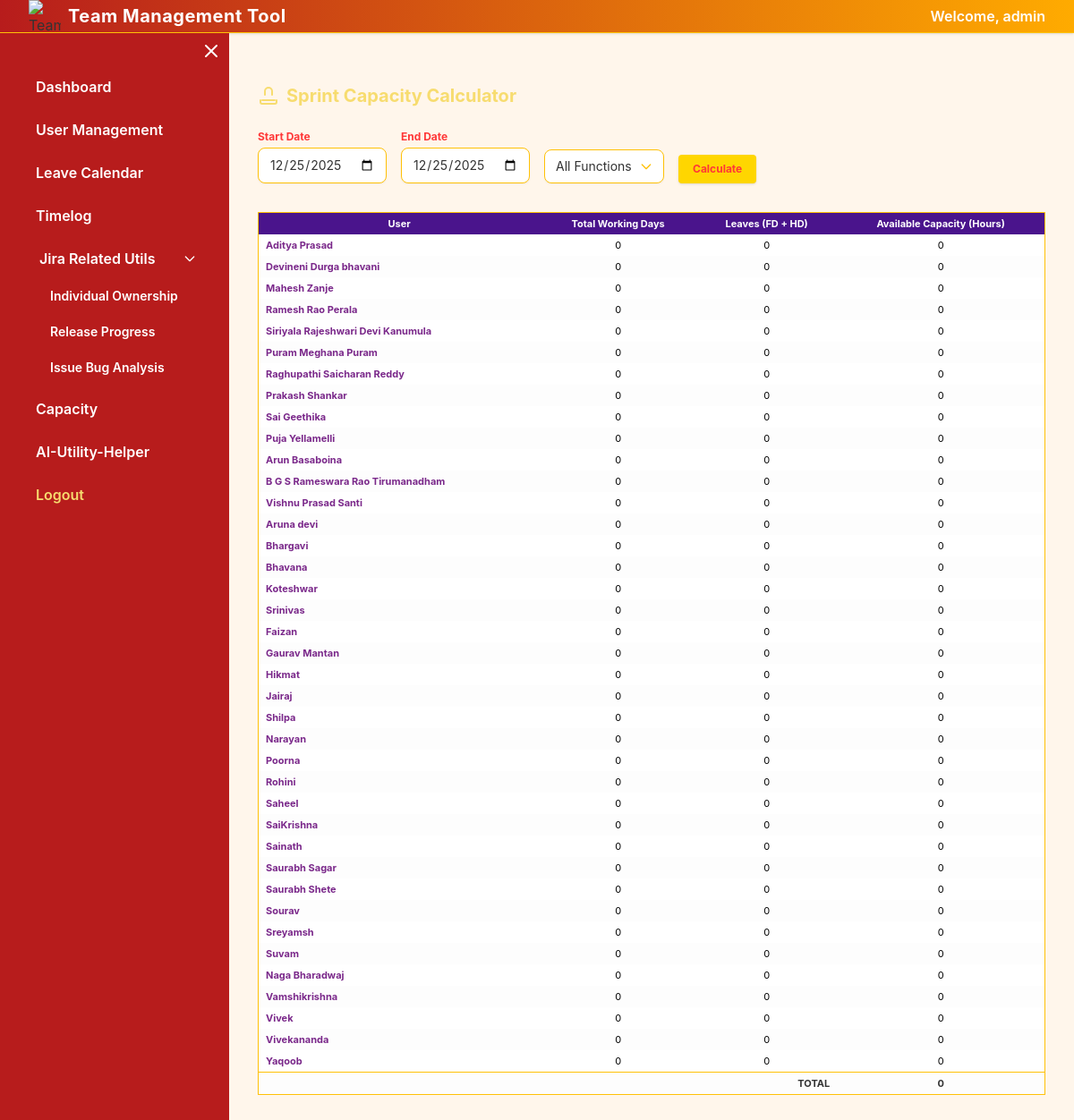
Screenshot of /sprint-capacity?start=2025-12-25&end=2025-12-25 (signed in) with the database file from the repository.
### app.py (models this page shows)
class User(db.Model):
    id = db.Column(db.Integer, primary_key=True)
    name = db.Column(db.String(100))
    email = db.Column(db.String(100))
    designation = db.Column(db.String(100))
    jira_account_id = db.Column(db.String(100))
    role = db.Column(db.String(50), default='Team Member')

### app.py (the view)
@app.route('/sprint-capacity', methods=['GET', 'POST'])
def sprint_capacity():
    users = User.query.all()
    start_date = request.form.get("start") or request.args.get("start")
    end_date = request.form.get("end") or request.args.get("end")
    selected_function = request.form.get("function") or request.args.get("function", "All")
    start = datetime.strptime(start_date, "%Y-%m-%d") if start_date else None
    end = datetime.strptime(end_date, "%Y-%m-%d") if end_date else None
    sprint_data = []
    total_capacity = 0
    if start and end and start <= end:
        holiday_dates = {h.date for h in Holiday.query.filter(
            Holiday.date >= start.date(), Holiday.date <= end.date()).all()
        }
        filtered_users = [u for u in users if selected_function == "All" or u.designation == selected_function]
        for user in filtered_users:
            working_days = [d for d in (start + timedelta(days=i) for i in range((end - start).days + 1))
                            if d.weekday() < 5 and d.date() not in holiday_dates]
            leaves = Leave.query.filter(
                Leave.user_id == user.id,
                Leave.start_date >= start.date(),
                Leave.start_date <= end.date()
            ).all()
            leave_sum = sum([1 if l.leave_type == 'FD' else 0.5 for l in leaves])
            leave_sum = min(leave_sum, len(working_days))
            available_hours = max(0, (len(working_days) - leave_sum) * 8)
            sprint_data.append({
                'user_name': user.name,
                'total_days': len(working_days),
                'leaves': leave_sum,
                'capacity_hours': available_hours
            })
            total_capacity += available_hours
    print("SPRINT DATA:", sprint_data)  # Debug print
    functions = sorted(set(u.designation for u in users if u.designation))
    return render_template("sprint_capacity.html", users=users, my_sprint_data=sprint_data,
                           total_capacity=total_capacity, start=start, end=end,
                           functions=functions, selected_function=selected_function)

### app.py (called while the page is built)
@app.before_request
def require_login():
    if 'logged_in' not in session and request.endpoint not in [
        'login', 'static', 'HelperQA_AI', 'generate_testcases', 'generate_testcases_auth',
        'timelog_today', 'users', 'export_users', 'export_timelog_links', 'mytimelogs',
        'user_timelog', 'HelperQA_AI', 'generate_testcases', 'get_jira_description',
        'analyseui', 'testcases_result', 'generate_testcases', 'generate_testcases_auth',
        'underlogged_days', 'jql_wip'  # <-- allow jql_wip without login
    ]:
        return redirect('/login')

### templates/sprint_capacity.html (shortened to what this page needs)
{% extends 'base.html' %}
{% block content %}
<h2 class="mb-6 text-xl font-bold text-upgradYellow flex items-center gap-2">
  <svg xmlns="http://www.w3.org/2000/svg" class="inline w-6 h-6 text-upgradYellow" fill="none" viewBox="0 0 24 24" stroke="currentColor"><path stroke-linecap="round" stroke-linejoin="round" stroke-width="2" d="M3 17v2a2 2 0 002 2h14a2 2 0 002-2v-2M16 11V7a4 4 0 10-8 0v4M5 17h14" /></svg>
  Sprint Capacity Calculator
</h2>
<form method="GET" class="mb-6 flex flex-wrap gap-4 items-end">
  <div>
    <label class="block text-xs font-bold text-upgradRed mb-1">Start Date</label>
    <input type="date" name="start" class="block w-36 rounded-lg border border-upgradAccent bg-white px-3 py-2 text-sm shadow-sm focus:border-upgradRed focus:ring-2 focus:ring-upgradYellow focus:outline-none transition-all duration-150" value="{{ start.strftime('%Y-%m-%d') if start else '' }}" required>
  </div>
  <div>
    <label class="block text-xs font-bold text-upgradRed mb-1">End Date</label>
    <input type="date" name="end" class="block w-36 rounded-lg border border-upgradAccent bg-white px-3 py-2 text-sm shadow-sm focus:border-upgradRed focus:ring-2 focus:ring-upgradYellow focus:outline-none transition-all duration-150" value="{{ end.strftime('%Y-%m-%d') if end else '' }}" required>
  </div>
  <div class="relative">
    <select name="function" class="block w-full rounded-lg border border-upgradAccent bg-white px-3 py-2 text-sm shadow-sm focus:border-upgradRed focus:ring-2 focus:ring-upgradYellow focus:outline-none transition-all duration-150 appearance-none pr-8">
      <option value="All" {% if selected_function == 'All' %}selected{% endif %}>All Functions</option>
    </select>
    <span class="pointer-events-none absolute right-3 top-1/2 transform -translate-y-1/2 text-upgradAccent">
    </span>
  </div>
  <div>
    <button type="submit" class="px-4 py-2 bg-upgradYellow hover:bg-upgradAccent text-upgradRed text-xs font-bold rounded shadow">Calculate</button>
  </div>
</form>
<div class="overflow-x-auto mt-8">
  <table class="min-w-[500px] w-full bg-white rounded-lg border border-upgradAccent text-xs text-center">
    <thead class="bg-upgradPurple text-white">
      <tr>
        <th class="py-2 px-3 font-bold">User</th>
        <th class="py-2 px-3 font-bold">Total Working Days</th>
        <th class="py-2 px-3 font-bold">Leaves (FD + HD)</th>
        <th class="py-2 px-3 font-bold">Available Capacity (Hours)</th>
      </tr>
    </thead>
    <tbody>
      {% for entry in my_sprint_data %}
      <tr>
        <td class="py-2 px-3 text-left font-bold text-upgradPurple">{{ entry.user_name }}</td>
        <td class="py-2 px-3 text-black">{{ entry.total_days }}</td>
        <td class="py-2 px-3 text-black">{{ entry.leaves }}</td>
        <td class="py-2 px-3 text-black">{{ entry.capacity_hours }}</td>
      </tr>
      {% endfor %}
      <tr class="border-t border-upgradAccent font-bold bg-upgradLight">
        <td colspan="3" class="py-2 px-3 text-end">TOTAL</td>
        <td class="py-2 px-3">{{ total_capacity }}</td>
      </tr>
    </tbody>
  </table>
</div>
{% endblock %}

### templates/base.html (style rules this page uses)
table, th, td { font-size: 11px; padding: 4px 8px !important; }
h2 { font-size: 17px; margin-bottom: 8px; }
tr:nth-child(even) { background-color: #fdfdfd; }

### templates/sprint_capacity.html (style rules this page uses)
body { background-color: #FFF6EB; }
.bg-upgradLight { background-color: #FFF6EB; }
.text-upgradRed { color: #FF3737; }
.text-upgradYellow { color: #F7DC6F; }
.text-upgradPurple { color: #7A288A; }
.text-upgradAccent { color: #FFC107; }
.border-upgradAccent { border-color: #FFC107; }

### rows the page displays
User: user_name "Aditya Prasad", total_days "0", leaves "0", capacity_hours "0"
User: user_name "Devineni Durga bhavani", total_days "0", leaves "0", capacity_hours "0"
User: user_name "Mahesh Zanje", total_days "0", leaves "0", capacity_hours "0"
User: user_name "Ramesh Rao Perala", total_days "0", leaves "0", capacity_hours "0"
User: user_name "Siriyala Rajeshwari Devi Kanumula", total_days "0", leaves "0", capacity_hours "0"
User: user_name "Puram Meghana Puram", total_days "0", leaves "0", capacity_hours "0"
User: user_name "Raghupathi Saicharan Reddy", total_days "0", leaves "0", capacity_hours "0"
User: user_name "Prakash Shankar", total_days "0", leaves "0", capacity_hours "0"
User: user_name "Sai Geethika", total_days "0", leaves "0", capacity_hours "0"
User: user_name "Puja Yellamelli", total_days "0", leaves "0", capacity_hours "0"
User: user_name "Arun Basaboina", total_days "0", leaves "0", capacity_hours "0"
User: user_name "B G S Rameswara Rao Tirumanadham", total_days "0", leaves "0", capacity_hours "0"
User: user_name "Vishnu Prasad Santi", total_days "0", leaves "0", capacity_hours "0"
User: user_name "Aruna devi", total_days "0", leaves "0", capacity_hours "0"
User: user_name "Bhargavi", total_days "0", leaves "0", capacity_hours "0"
User: user_name "Bhavana", total_days "0", leaves "0", capacity_hours "0"
User: user_name "Koteshwar", total_days "0", leaves "0", capacity_hours "0"
User: user_name "Srinivas", total_days "0", leaves "0", capacity_hours "0"
User: user_name "Faizan", total_days "0", leaves "0", capacity_hours "0"
User: user_name "Gaurav Mantan", total_days "0", leaves "0", capacity_hours "0"
User: user_name "Hikmat", total_days "0", leaves "0", capacity_hours "0"
User: user_name "Jairaj", total_days "0", leaves "0", capacity_hours "0"
User: user_name "Shilpa", total_days "0", leaves "0", capacity_hours "0"
User: user_name "Narayan", total_days "0", leaves "0", capacity_hours "0"
User: user_name "Poorna", total_days "0", leaves "0", capacity_hours "0"
User: user_name "Rohini", total_days "0", leaves "0", capacity_hours "0"
User: user_name "Saheel", total_days "0", leaves "0", capacity_hours "0"
User: user_name "SaiKrishna", total_days "0", leaves "0", capacity_hours "0"
User: user_name "Sainath", total_days "0", leaves "0", capacity_hours "0"
User: user_name "Saurabh Sagar", total_days "0", leaves "0", capacity_hours "0"
User: user_name "Saurabh Shete", total_days "0", leaves "0", capacity_hours "0"
User: user_name "Sourav", total_days "0", leaves "0", capacity_hours "0"
User: user_name "Sreyamsh", total_days "0", leaves "0", capacity_hours "0"
User: user_name "Suvam", total_days "0", leaves "0", capacity_hours "0"
User: user_name "Naga Bharadwaj", total_days "0", leaves "0", capacity_hours "0"
User: user_name "Vamshikrishna", total_days "0", leaves "0", capacity_hours "0"
User: user_name "Vivek", total_days "0", leaves "0", capacity_hours "0"
User: user_name "Vivekananda", total_days "0", leaves "0", capacity_hours "0"
User: user_name "Yaqoob", total_days "0", leaves "0", capacity_hours "0"

### other values shown
{{ session.get('username', 'admin') }} "admin"
{{ total_capacity }} "0"
